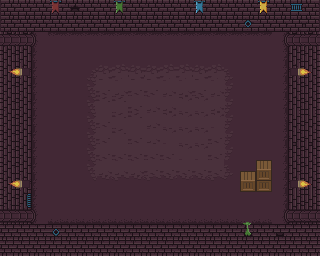

This game map was drawn from its Tiled (.tmx) file and the tilesets committed beside it. A one-line description and the full map source follow:
An orthogonal 20x16 tile map with 16x16 px tiles, 3 tile layers (Tile Layer 1, Tile Layer 2, Tile Layer 3), 2 tilesets and 6 objects (large, small, Top, Left, Right, ...).

<map version="1.8" tiledversion="1.8.4" orientation="orthogonal" renderorder="right-down" width="20" height="16" tilewidth="16" tileheight="16" infinite="0" nextlayerid="6" nextobjectid="14">
 <tileset firstgid="1" source="tiles.tsx" />
 <tileset firstgid="257" source="tiles2.tsx" />
 <layer id="1" name="Tile Layer 1" width="20" height="16">
  <data encoding="csv">
17,18,18,77,18,18,18,78,18,18,18,18,79,18,18,18,80,18,18,2147483665,
17,18,18,18,18,18,18,18,18,18,18,18,18,18,18,18,18,18,18,2147483665,
1610612754,1610612754,97,35,35,35,35,35,35,35,35,35,35,35,35,35,35,100,3758096402,3758096402,
17,18,1610612769,51,51,51,51,51,51,51,51,51,51,51,51,51,51,2684354593,18,2147483665,
17,18,1610612769,51,51,97,98,99,98,98,99,99,98,99,100,51,51,2684354593,18,2147483665,
17,18,1610612769,51,51,113,115,114,115,115,114,114,115,114,116,51,51,2684354593,18,2147483665,
17,18,1610612769,51,51,113,1073741939,1073741939,115,114,114,1073741938,1073741938,114,116,51,51,2684354593,18,2147483665,
1610612754,1610612754,113,51,51,113,115,1073741939,1073741939,114,1073741938,1073741938,1073741938,1073741938,116,51,51,116,3758096402,3758096402,
17,18,1610612769,51,51,113,115,1073741939,115,114,1073741938,1073741938,1073741938,115,116,51,51,2684354593,18,2147483665,
17,18,1610612769,51,51,113,115,115,115,115,115,1073741938,1073741938,115,116,51,51,2684354593,18,2147483665,
17,18,1610612769,51,51,129,130,130,131,131,130,131,131,131,132,51,103,2684354593,18,2147483665,
17,18,1610612769,51,51,51,51,51,51,51,51,51,51,51,51,118,119,2684354593,97,97,
1610612754,1610612754,129,1073741858,1073741858,1073741858,1073741858,1073741858,1073741858,1073741858,1073741858,1073741858,1073741858,1073741858,1073741858,1073741858,1073741858,132,3758096402,3758096402,
17,18,18,18,18,18,18,18,18,18,18,18,18,18,18,18,18,18,18,2147483665,
17,18,18,18,18,18,18,18,18,18,18,18,18,18,18,18,18,18,18,2147483665,
0,0,0,0,0,0,0,0,0,0,0,0,0,0,0,0,0,0,0,0
</data>
 </layer>
 <layer id="2" name="Tile Layer 2" width="20" height="16">
  <data encoding="csv">
0,0,0,0,37,0,0,0,0,381,383,0,0,0,0,0,0,0,8,0,
0,0,0,0,0,0,0,0,0,445,447,0,0,0,0,54,0,0,0,0,
536871118,536871118,536870999,0,0,0,0,0,0,0,0,0,0,0,0,0,0,2684354647,2684354766,2684354766,
1610612754,1610612754,0,0,0,0,0,0,0,0,0,0,0,0,0,0,0,0,3758096402,3758096402,
1610612754,1610612754,0,0,0,0,0,0,0,0,0,0,0,0,0,0,0,0,3758096402,3758096402,
1610612754,1610612754,0,0,0,0,0,0,0,0,0,0,0,0,0,0,0,0,3758096402,3758096402,
1610612754,1610612754,0,0,0,0,0,0,0,0,0,0,0,0,0,0,0,0,3758096402,3758096402,
1610612754,1610612754,1610612769,0,0,0,0,0,0,0,0,0,0,0,0,0,0,2684354647,2684354578,2684354578,
1610612754,1610612754,0,0,0,0,0,0,0,0,0,0,0,0,0,0,0,0,3758096402,3758096402,
1610612754,1610612754,0,0,0,0,0,0,0,0,0,0,0,0,0,0,0,0,3758096402,3758096402,
1610612754,1610612754,0,0,0,113,114,114,114,115,115,115,115,115,100,102,0,0,3758096402,3758096402,
1610612754,1610612754,0,0,0,129,131,130,131,130,131,131,131,130,132,0,0,0,3758096402,3758096402,
1610612754,1610612757,1610612769,51,51,51,51,51,51,51,51,51,51,51,51,51,51,2684354593,2684354578,2684354578,
1610612807,1610612807,1610612823,1073741858,1073741858,1073741858,1073741858,1073741858,1073741858,1073741858,1073741858,1073741858,1073741858,1073741858,1073741858,1073741858,1073741858,2684354647,2684354631,2684354631,
0,0,0,54,0,0,18,18,18,0,0,0,0,0,0,0,0,53,18,0,
18,18,18,18,18,18,18,18,18,18,18,18,18,18,18,18,18,18,18,18
</data>
 </layer>
 <layer id="4" name="Tile Layer 3" width="20" height="16">
  <data encoding="csv">
0,0,0,0,0,0,0,0,0,18,18,0,0,0,0,0,0,0,0,0,
0,0,0,0,0,0,0,0,0,18,18,0,0,0,0,0,0,0,0,0,
0,0,0,0,0,0,0,0,0,0,0,0,0,0,0,0,0,0,0,0,
0,0,0,0,0,0,0,0,0,0,0,0,0,0,0,0,0,0,0,0,
1610612892,536871084,0,0,0,0,0,0,0,0,0,0,0,0,0,0,0,0,2684354732,2684354716,
0,0,0,0,0,0,0,0,0,0,0,0,0,0,0,0,0,0,0,0,
0,0,0,0,0,0,0,0,0,0,0,0,0,0,0,0,0,0,0,0,
1610612754,1610612754,0,0,0,0,0,0,0,0,0,0,0,0,0,0,0,2684354595,2684354578,2684354578,
1610612754,1610612754,0,0,0,0,0,0,0,0,0,0,0,0,0,0,0,0,2684354578,2684354578,
0,0,0,0,0,0,0,0,0,0,0,0,0,0,0,0,0,0,0,0,
0,0,0,0,0,0,0,0,0,0,0,0,0,0,0,0,0,0,0,0,
1610612892,536871084,0,0,0,0,0,0,0,0,0,0,0,0,0,0,0,0,2684354732,2684354716,
0,0,0,0,0,0,0,0,0,0,0,0,0,0,0,0,0,0,0,0,
0,0,0,0,0,0,0,0,0,0,0,0,0,0,0,3221225508,0,0,0,0,
3221225490,3221225490,3221225490,3221225526,3221225490,3221225490,3221225490,3221225490,3221225490,3221225490,3221225490,3221225490,3221225490,3221225490,3221225490,3221225492,3221225490,3221225525,3221225490,3221225490,
3221225490,3221225490,3221225490,3221225490,3221225490,3221225490,3221225490,3221225490,3221225490,3221225490,3221225490,3221225490,3221225490,3221225490,3221225490,3221225490,3221225490,3221225490,3221225490,3221225490
</data>
 </layer>
 <objectgroup id="5" name="Objects">
  <object id="4" name="large" x="256.25" y="160.25">
   <polyline points="0,0 15.75,-0.25 15.75,31.75 -0.25,31.75 -0.25,-0.25" />
  </object>
  <object id="8" name="small" x="240" y="192">
   <polygon points="0,0 16,0 16,-21.25 0,-21" />
  </object>
  <object id="10" name="Top" x="0" y="0">
   <polyline points="0,0 320,0 320,32 0,32 0,0" />
  </object>
  <object id="11" name="Left" x="0" y="32">
   <polygon points="0,0 32,0 32,192 0,192" />
  </object>
  <object id="12" name="Right" x="288" y="32">
   <polyline points="0,0 32,0 32,192 0,192 0,0" />
  </object>
  <object id="13" name="Bottom" x="0" y="224">
   <polyline points="0,0 320,0 320,32 0,32 0,0" />
  </object>
 </objectgroup>
</map>
